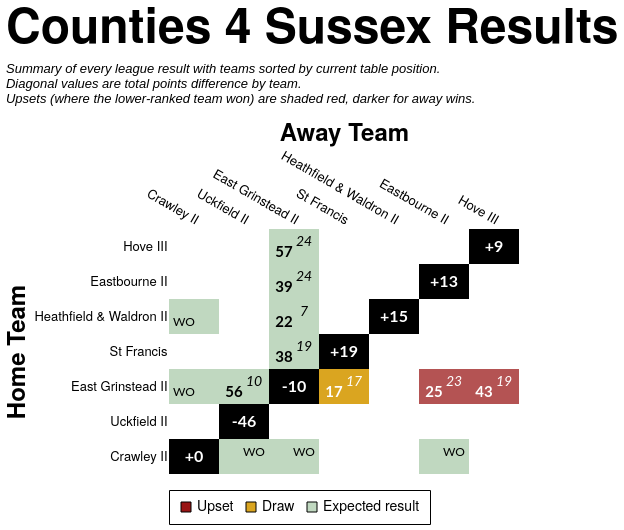

Write the Vega-Lite specification saved for this chart.
### Vega-Lite specification from a JSON file in a GitHub repository (floating-point values rounded to 4 significant figures)
{"config": {"axis": {"labelFont": "PT Sans Narrow, Helvetica Neue, Helvetica, Arial, sans-serif", "titleFont": "PT Sans Narrow, Helvetica Neue, Helvetica, Arial, sans-serif", "labelFontSize": 13, "titleFontSize": 24, "gridColor": "#202947", "gridOpacity": 0.2, "zindex": 1}, "text": {"font": "Lato, sans-serif"}, "bar": {"cornerRadiusEnd": 5}, "header": {"labelFont": "PT Sans Narrow, Helvetica Neue, Helvetica, Arial, sans-serif", "titleFont": "PT Sans Narrow, Helvetica Neue, Helvetica, Arial, sans-serif", "labelFontSize": 24, "titleFontSize": 28, "labelFontWeight": "bold", "orient": "left"}, "legend": {"labelFont": "PT Sans Narrow, Helvetica Neue, Helvetica, Arial, sans-serif", "titleFont": "PT Sans Narrow, Helvetica Neue, Helvetica, Arial, sans-serif", "labelFontSize": 14, "titleFontSize": 16, "titlePadding": 5, "fillColor": "white", "strokeColor": "black", "padding": 10, "titleFontWeight": "lighter", "titleFontStyle": "italic", "titleColor": "gray", "offset": 10}, "title": {"font": "PT Sans Narrow, Helvetica Neue, Helvetica, Arial, sans-serif", "fontSize": 48, "fontWeight": "bold", "anchor": "start", "align": "center", "titlePadding": 20, "subtitlePadding": 10, "subtitleFontSize": 13, "subtitleColor": "", "subtitleFontStyle": "italic", "offset": 15, "color": "black"}, "axisX": {"labelAngle": 0}, "facet": {"title": null, "header": null, "align": {"row": "each", "column": "each"}, "spacing": 10}, "resolve": {"scale": {"y": "independent", "facet": "independent"}}, "background": "transparent", "scale": {"offsetBandPaddingOuter": 0.2, "offsetBandPaddingInner": 0.1}, "view": {"stroke": null, "background": "transparent"}}, "layer": [{"data": {"name": "data-c476c2890ef0f226110b5867b8615b88"}, "mark": {"type": "rect"}, "encoding": {"color": {"field": "unexpected_result", "legend": {"labelExpr": "datum.value === 'Upset (Away Win)' ? 'Upset' : datum.value", "labelLimit": 220, "offset": 16, "orient": "bottom", "symbolStrokeColor": "black", "symbolStrokeWidth": 1, "values": ["Upset (Away Win)", "Draw", "Expected result"]}, "scale": {"domain": ["Expected result", "Upset (Home Win)", "Upset (Away Win)", "Draw", "To be played", "N/A"], "range": ["#146f1444", "#991515bb", "#991515", "goldenrod", "white", "black"]}, "title": null, "type": "nominal"}, "opacity": {"condition": {"test": "datum.home_team == param_37.home_team || datum.away_team == param_37.home_team || !isValid(param_37.home_team)", "value": 1.0}, "value": 0.1}, "tooltip": [{"field": "home_team", "title": "Home", "type": "nominal"}, {"field": "away_team", "title": "Away", "type": "nominal"}, {"field": "home_score_text", "title": "Home Score", "type": "nominal"}, {"field": "away_score_text", "title": "Away Score", "type": "nominal"}, {"field": "result", "title": "Result", "type": "nominal"}, {"field": "unexpected_result", "title": "Unexpectedness", "type": "nominal"}, {"field": "date", "format": "%d %b %Y", "title": "Date", "type": "temporal"}], "x": {"axis": {"domain": false, "grid": false, "labelAngle": 30, "orient": "top", "ticks": false}, "field": "away_team", "sort": ["Crawley II", "Uckfield II", "East Grinstead II", "St Francis", "Heathfield & Waldron II", "Eastbourne II", "Hove III"], "title": "Away Team", "type": "nominal"}, "y": {"axis": {"domain": false, "grid": false, "ticks": false}, "field": "home_team", "sort": ["Hove III", "Eastbourne II", "Heathfield & Waldron II", "St Francis", "East Grinstead II", "Uckfield II", "Crawley II"], "title": "Home Team", "type": "nominal"}}, "name": "view_38"}, {"data": {"name": "data-c476c2890ef0f226110b5867b8615b88"}, "mark": {"type": "text", "fontStyle": "italic", "size": 14, "xOffset": 10, "yOffset": -5}, "encoding": {"color": {"condition": {"test": "(datum.home_team == param_37.home_team || datum.away_team == param_37.home_team || !isValid(param_37.home_team)) && datum.unexpected_result == 'Expected result'", "value": "black"}, "value": "white"}, "text": {"field": "away_score_text", "type": "nominal"}, "x": {"field": "away_team", "sort": ["Crawley II", "Uckfield II", "East Grinstead II", "St Francis", "Heathfield & Waldron II", "Eastbourne II", "Hove III"], "type": "nominal"}, "y": {"field": "home_team", "sort": ["Hove III", "Eastbourne II", "Heathfield & Waldron II", "St Francis", "East Grinstead II", "Uckfield II", "Crawley II"], "type": "nominal"}}, "transform": [{"filter": "datum.away_score_text != '' && datum.away_score_text != 'WO'"}]}, {"data": {"name": "data-c476c2890ef0f226110b5867b8615b88"}, "mark": {"type": "text", "size": 12, "xOffset": 10, "yOffset": -5}, "encoding": {"color": {"condition": {"test": "(datum.home_team == param_37.home_team || datum.away_team == param_37.home_team || !isValid(param_37.home_team)) && datum.unexpected_result == 'Expected result'", "value": "black"}, "value": "white"}, "text": {"field": "away_score_text", "type": "nominal"}, "x": {"field": "away_team", "sort": ["Crawley II", "Uckfield II", "East Grinstead II", "St Francis", "Heathfield & Waldron II", "Eastbourne II", "Hove III"], "type": "nominal"}, "y": {"field": "home_team", "sort": ["Hove III", "Eastbourne II", "Heathfield & Waldron II", "St Francis", "East Grinstead II", "Uckfield II", "Crawley II"], "type": "nominal"}}, "transform": [{"filter": "datum.away_score_text == 'WO'"}]}, {"data": {"name": "data-c476c2890ef0f226110b5867b8615b88"}, "mark": {"type": "text", "fontWeight": "bold", "size": 15, "xOffset": -10, "yOffset": 5}, "encoding": {"color": {"condition": {"test": "(datum.home_team == param_37.home_team || datum.away_team == param_37.home_team || !isValid(param_37.home_team)) && datum.unexpected_result == 'Expected result'", "value": "black"}, "value": "white"}, "text": {"field": "home_score_text", "type": "nominal"}, "x": {"field": "away_team", "sort": ["Crawley II", "Uckfield II", "East Grinstead II", "St Francis", "Heathfield & Waldron II", "Eastbourne II", "Hove III"], "type": "nominal"}, "y": {"field": "home_team", "sort": ["Hove III", "Eastbourne II", "Heathfield & Waldron II", "St Francis", "East Grinstead II", "Uckfield II", "Crawley II"], "type": "nominal"}}, "transform": [{"filter": "datum.home_score_text != '' && datum.home_score_text != 'WO'"}]}, {"data": {"name": "data-c476c2890ef0f226110b5867b8615b88"}, "mark": {"type": "text", "size": 12, "xOffset": -10, "yOffset": 5}, "encoding": {"color": {"condition": {"test": "(datum.home_team == param_37.home_team || datum.away_team == param_37.home_team || !isValid(param_37.home_team)) && datum.unexpected_result == 'Expected result'", "value": "black"}, "value": "white"}, "text": {"field": "home_score_text", "type": "nominal"}, "x": {"field": "away_team", "sort": ["Crawley II", "Uckfield II", "East Grinstead II", "St Francis", "Heathfield & Waldron II", "Eastbourne II", "Hove III"], "type": "nominal"}, "y": {"field": "home_team", "sort": ["Hove III", "Eastbourne II", "Heathfield & Waldron II", "St Francis", "East Grinstead II", "Uckfield II", "Crawley II"], "type": "nominal"}}, "transform": [{"filter": "datum.home_score_text == 'WO'"}]}, {"data": {"name": "data-fecc7afd5414ebbbadb48049a19bf62b"}, "mark": {"type": "text", "color": "white", "fontWeight": "bold", "size": 16}, "encoding": {"text": {"field": "display_text", "type": "nominal"}, "tooltip": [{"field": "home_team", "title": "Team", "type": "nominal"}, {"field": "display_text", "title": "Points Difference", "type": "nominal"}], "x": {"field": "away_team", "sort": ["Crawley II", "Uckfield II", "East Grinstead II", "St Francis", "Heathfield & Waldron II", "Eastbourne II", "Hove III"], "type": "nominal"}, "y": {"field": "home_team", "sort": ["Hove III", "Eastbourne II", "Heathfield & Waldron II", "St Francis", "East Grinstead II", "Uckfield II", "Crawley II"], "type": "nominal"}}}], "height": {"step": 35}, "params": [{"name": "param_37", "select": {"type": "point", "clear": "dblclick", "fields": ["home_team"], "on": "click"}, "value": null, "views": ["view_38"]}], "title": {"text": "Counties 4 Sussex Results", "subtitle": ["Summary of every league result with teams sorted by current table position.", "Diagonal values are total points difference by team.", "Upsets (where the lower-ranked team won) are shaded red, darker for away wins."]}, "width": {"step": 50}, "$schema": "https://vega.github.io/schema/vega-lite/v5.20.1.json", "datasets": {"data-c476c2890ef0f226110b5867b8615b88": [{"home_team": "Crawley II", "away_team": "Crawley II", "match_id": null, "date": "", "home_score": null, "away_score": null, "home_walkover": null, "away_walkover": null, "result": "N/A", "home_score_text": "", "away_score_text": "", "wo_result": "", "score_text": "", "display_text": "+0", "is_diagonal": true, "result_simple": "N/A", "unexpected_result": "N/A", "unexpected_opacity": 1.0}, {"home_team": "Crawley II", "away_team": "East Grinstead II", "match_id": "995325", "date": "2022-10-01T00:00:00", "home_score": null, "away_score": null, "home_walkover": false, "away_walkover": true, "result": "Away Win", "home_score_text": "", "away_score_text": "WO", "wo_result": "AWO", "score_text": "WO", "display_text": "WO", "is_diagonal": false, "result_simple": "Away Win", "unexpected_result": "Expected result", "unexpected_opacity": 0.25}, {"home_team": "Crawley II", "away_team": "Eastbourne II", "match_id": "995339", "date": "2022-11-12T00:00:00", "home_score": null, "away_score": null, "home_walkover": false, "away_walkover": true, "result": "Away Win", "home_score_text": "", "away_score_text": "WO", "wo_result": "AWO", "score_text": "WO", "display_text": "WO", "is_diagonal": false, "result_simple": "Away Win", "unexpected_result": "Expected result", "unexpected_opacity": 0.25}, {"home_team": "Crawley II", "away_team": "Heathfield & Waldron II", "match_id": null, "date": "", "home_score": null, "away_score": null, "home_walkover": null, "away_walkover": null, "result": "To be played", "home_score_text": "", "away_score_text": "", "wo_result": "", "score_text": "", "display_text": "", "is_diagonal": false, "result_simple": "To be played", "unexpected_result": "To be played", "unexpected_opacity": 1.0}, {"home_team": "Crawley II", "away_team": "Hove III", "match_id": null, "date": "", "home_score": null, "away_score": null, "home_walkover": null, "away_walkover": null, "result": "To be played", "home_score_text": "", "away_score_text": "", "wo_result": "", "score_text": "", "display_text": "", "is_diagonal": false, "result_simple": "To be played", "unexpected_result": "To be played", "unexpected_opacity": 1.0}, {"home_team": "Crawley II", "away_team": "St Francis", "match_id": null, "date": "", "home_score": null, "away_score": null, "home_walkover": null, "away_walkover": null, "result": "To be played", "home_score_text": "", "away_score_text": "", "wo_result": "", "score_text": "", "display_text": "", "is_diagonal": false, "result_simple": "To be played", "unexpected_result": "To be played", "unexpected_opacity": 1.0}, {"home_team": "Crawley II", "away_team": "Uckfield II", "match_id": "995351", "date": "2022-12-10T00:00:00", "home_score": null, "away_score": null, "home_walkover": false, "away_walkover": true, "result": "Away Win", "home_score_text": "", "away_score_text": "WO", "wo_result": "AWO", "score_text": "WO", "display_text": "WO", "is_diagonal": false, "result_simple": "Away Win", "unexpected_result": "Expected result", "unexpected_opacity": 0.25}, {"home_team": "East Grinstead II", "away_team": "Crawley II", "match_id": "995349", "date": "2022-12-03T00:00:00", "home_score": null, "away_score": null, "home_walkover": true, "away_walkover": false, "result": "Home Win", "home_score_text": "WO", "away_score_text": "", "wo_result": "HWO", "score_text": "WO", "display_text": "WO", "is_diagonal": false, "result_simple": "Home Win", "unexpected_result": "Expected result", "unexpected_opacity": 0.25}, {"home_team": "East Grinstead II", "away_team": "East Grinstead II", "match_id": null, "date": "", "home_score": null, "away_score": null, "home_walkover": null, "away_walkover": null, "result": "N/A", "home_score_text": "", "away_score_text": "", "wo_result": "", "score_text": "", "display_text": "-10", "is_diagonal": true, "result_simple": "N/A", "unexpected_result": "N/A", "unexpected_opacity": 1.0}, {"home_team": "East Grinstead II", "away_team": "Eastbourne II", "match_id": "995326", "date": "2022-10-15T00:00:00", "home_score": 25, "away_score": 23, "home_walkover": false, "away_walkover": false, "result": "Home Win (LBP)", "home_score_text": "25", "away_score_text": "23", "wo_result": "", "score_text": "25-23", "display_text": "25-23", "is_diagonal": false, "result_simple": "Home Win", "unexpected_result": "Upset (Home Win)", "unexpected_opacity": 0.75}, {"home_team": "East Grinstead II", "away_team": "Heathfield & Waldron II", "match_id": null, "date": "", "home_score": null, "away_score": null, "home_walkover": null, "away_walkover": null, "result": "To be played", "home_score_text": "", "away_score_text": "", "wo_result": "", "score_text": "", "display_text": "", "is_diagonal": false, "result_simple": "To be played", "unexpected_result": "To be played", "unexpected_opacity": 1.0}, {"home_team": "East Grinstead II", "away_team": "Hove III", "match_id": "1032189", "date": "2023-01-07T00:00:00", "home_score": 43, "away_score": 19, "home_walkover": false, "away_walkover": false, "result": "Home Win", "home_score_text": "43", "away_score_text": "19", "wo_result": "", "score_text": "43-19", "display_text": "43-19", "is_diagonal": false, "result_simple": "Home Win", "unexpected_result": "Upset (Home Win)", "unexpected_opacity": 0.75}, {"home_team": "East Grinstead II", "away_team": "St Francis", "match_id": "995334", "date": "2022-10-29T00:00:00", "home_score": 17, "away_score": 17, "home_walkover": false, "away_walkover": false, "result": "Draw", "home_score_text": "17", "away_score_text": "17", "wo_result": "", "score_text": "17-17", "display_text": "17-17", "is_diagonal": false, "result_simple": "Draw", "unexpected_result": "Draw", "unexpected_opacity": 0.75}, {"home_team": "East Grinstead II", "away_team": "Uckfield II", "match_id": "1034960", "date": "2023-02-11T00:00:00", "home_score": 56, "away_score": 10, "home_walkover": false, "away_walkover": false, "result": "Home Win", "home_score_text": "56", "away_score_text": "10", "wo_result": "", "score_text": "56-10", "display_text": "56-10", "is_diagonal": false, "result_simple": "Home Win", "unexpected_result": "Expected result", "unexpected_opacity": 0.25}, {"home_team": "Eastbourne II", "away_team": "Crawley II", "match_id": null, "date": "", "home_score": null, "away_score": null, "home_walkover": null, "away_walkover": null, "result": "To be played", "home_score_text": "", "away_score_text": "", "wo_result": "", "score_text": "", "display_text": "", "is_diagonal": false, "result_simple": "To be played", "unexpected_result": "To be played", "unexpected_opacity": 1.0}, {"home_team": "Eastbourne II", "away_team": "East Grinstead II", "match_id": "1032182", "date": "2023-01-21T00:00:00", "home_score": 39, "away_score": 24, "home_walkover": false, "away_walkover": false, "result": "Home Win", "home_score_text": "39", "away_score_text": "24", "wo_result": "", "score_text": "39-24", "display_text": "39-24", "is_diagonal": false, "result_simple": "Home Win", "unexpected_result": "Expected result", "unexpected_opacity": 0.25}, {"home_team": "Eastbourne II", "away_team": "Eastbourne II", "match_id": null, "date": "", "home_score": null, "away_score": null, "home_walkover": null, "away_walkover": null, "result": "N/A", "home_score_text": "", "away_score_text": "", "wo_result": "", "score_text": "", "display_text": "+13", "is_diagonal": true, "result_simple": "N/A", "unexpected_result": "N/A", "unexpected_opacity": 1.0}, {"home_team": "Eastbourne II", "away_team": "Heathfield & Waldron II", "match_id": null, "date": "", "home_score": null, "away_score": null, "home_walkover": null, "away_walkover": null, "result": "To be played", "home_score_text": "", "away_score_text": "", "wo_result": "", "score_text": "", "display_text": "", "is_diagonal": false, "result_simple": "To be played", "unexpected_result": "To be played", "unexpected_opacity": 1.0}, {"home_team": "Eastbourne II", "away_team": "Hove III", "match_id": null, "date": "", "home_score": null, "away_score": null, "home_walkover": null, "away_walkover": null, "result": "To be played", "home_score_text": "", "away_score_text": "", "wo_result": "", "score_text": "", "display_text": "", "is_diagonal": false, "result_simple": "To be played", "unexpected_result": "To be played", "unexpected_opacity": 1.0}, {"home_team": "Eastbourne II", "away_team": "St Francis", "match_id": null, "date": "", "home_score": null, "away_score": null, "home_walkover": null, "away_walkover": null, "result": "To be played", "home_score_text": "", "away_score_text": "", "wo_result": "", "score_text": "", "display_text": "", "is_diagonal": false, "result_simple": "To be played", "unexpected_result": "To be played", "unexpected_opacity": 1.0}, {"home_team": "Eastbourne II", "away_team": "Uckfield II", "match_id": null, "date": "", "home_score": null, "away_score": null, "home_walkover": null, "away_walkover": null, "result": "To be played", "home_score_text": "", "away_score_text": "", "wo_result": "", "score_text": "", "display_text": "", "is_diagonal": false, "result_simple": "To be played", "unexpected_result": "To be played", "unexpected_opacity": 1.0}, {"home_team": "Heathfield & Waldron II", "away_team": "Crawley II", "match_id": "1034971", "date": "2023-02-11T00:00:00", "home_score": null, "away_score": null, "home_walkover": true, "away_walkover": false, "result": "Home Win", "home_score_text": "WO", "away_score_text": "", "wo_result": "HWO", "score_text": "WO", "display_text": "WO", "is_diagonal": false, "result_simple": "Home Win", "unexpected_result": "Expected result", "unexpected_opacity": 0.25}, {"home_team": "Heathfield & Waldron II", "away_team": "East Grinstead II", "match_id": "995341", "date": "2022-11-12T00:00:00", "home_score": 22, "away_score": 7, "home_walkover": false, "away_walkover": false, "result": "Home Win", "home_score_text": "22", "away_score_text": "7", "wo_result": "", "score_text": "22-7", "display_text": "22-7", "is_diagonal": false, "result_simple": "Home Win", "unexpected_result": "Expected result", "unexpected_opacity": 0.25}, {"home_team": "Heathfield & Waldron II", "away_team": "Eastbourne II", "match_id": null, "date": "", "home_score": null, "away_score": null, "home_walkover": null, "away_walkover": null, "result": "To be played", "home_score_text": "", "away_score_text": "", "wo_result": "", "score_text": "", "display_text": "", "is_diagonal": false, "result_simple": "To be played", "unexpected_result": "To be played", "unexpected_opacity": 1.0}, {"home_team": "Heathfield & Waldron II", "away_team": "Heathfield & Waldron II", "match_id": null, "date": "", "home_score": null, "away_score": null, "home_walkover": null, "away_walkover": null, "result": "N/A", "home_score_text": "", "away_score_text": "", "wo_result": "", "score_text": "", "display_text": "+15", "is_diagonal": true, "result_simple": "N/A", "unexpected_result": "N/A", "unexpected_opacity": 1.0}, {"home_team": "Heathfield & Waldron II", "away_team": "Hove III", "match_id": null, "date": "", "home_score": null, "away_score": null, "home_walkover": null, "away_walkover": null, "result": "To be played", "home_score_text": "", "away_score_text": "", "wo_result": "", "score_text": "", "display_text": "", "is_diagonal": false, "result_simple": "To be played", "unexpected_result": "To be played", "unexpected_opacity": 1.0}, {"home_team": "Heathfield & Waldron II", "away_team": "St Francis", "match_id": null, "date": "", "home_score": null, "away_score": null, "home_walkover": null, "away_walkover": null, "result": "To be played", "home_score_text": "", "away_score_text": "", "wo_result": "", "score_text": "", "display_text": "", "is_diagonal": false, "result_simple": "To be played", "unexpected_result": "To be played", "unexpected_opacity": 1.0}, {"home_team": "Heathfield & Waldron II", "away_team": "Uckfield II", "match_id": null, "date": "", "home_score": null, "away_score": null, "home_walkover": null, "away_walkover": null, "result": "To be played", "home_score_text": "", "away_score_text": "", "wo_result": "", "score_text": "", "display_text": "", "is_diagonal": false, "result_simple": "To be played", "unexpected_result": "To be played", "unexpected_opacity": 1.0}, {"home_team": "Hove III", "away_team": "Crawley II", "match_id": null, "date": "", "home_score": null, "away_score": null, "home_walkover": null, "away_walkover": null, "result": "To be played", "home_score_text": "", "away_score_text": "", "wo_result": "", "score_text": "", "display_text": "", "is_diagonal": false, "result_simple": "To be played", "unexpected_result": "To be played", "unexpected_opacity": 1.0}, {"home_team": "Hove III", "away_team": "East Grinstead II", "match_id": "995369", "date": "2023-03-04T00:00:00", "home_score": 57, "away_score": 24, "home_walkover": false, "away_walkover": false, "result": "Home Win", "home_score_text": "57", "away_score_text": "24", "wo_result": "", "score_text": "57-24", "display_text": "57-24", "is_diagonal": false, "result_simple": "Home Win", "unexpected_result": "Expected result", "unexpected_opacity": 0.25}, {"home_team": "Hove III", "away_team": "Eastbourne II", "match_id": null, "date": "", "home_score": null, "away_score": null, "home_walkover": null, "away_walkover": null, "result": "To be played", "home_score_text": "", "away_score_text": "", "wo_result": "", "score_text": "", "display_text": "", "is_diagonal": false, "result_simple": "To be played", "unexpected_result": "To be played", "unexpected_opacity": 1.0}, {"home_team": "Hove III", "away_team": "Heathfield & Waldron II", "match_id": null, "date": "", "home_score": null, "away_score": null, "home_walkover": null, "away_walkover": null, "result": "To be played", "home_score_text": "", "away_score_text": "", "wo_result": "", "score_text": "", "display_text": "", "is_diagonal": false, "result_simple": "To be played", "unexpected_result": "To be played", "unexpected_opacity": 1.0}, {"home_team": "Hove III", "away_team": "Hove III", "match_id": null, "date": "", "home_score": null, "away_score": null, "home_walkover": null, "away_walkover": null, "result": "N/A", "home_score_text": "", "away_score_text": "", "wo_result": "", "score_text": "", "display_text": "+9", "is_diagonal": true, "result_simple": "N/A", "unexpected_result": "N/A", "unexpected_opacity": 1.0}, {"home_team": "Hove III", "away_team": "St Francis", "match_id": null, "date": "", "home_score": null, "away_score": null, "home_walkover": null, "away_walkover": null, "result": "To be played", "home_score_text": "", "away_score_text": "", "wo_result": "", "score_text": "", "display_text": "", "is_diagonal": false, "result_simple": "To be played", "unexpected_result": "To be played", "unexpected_opacity": 1.0}, {"home_team": "Hove III", "away_team": "Uckfield II", "match_id": null, "date": "", "home_score": null, "away_score": null, "home_walkover": null, "away_walkover": null, "result": "To be played", "home_score_text": "", "away_score_text": "", "wo_result": "", "score_text": "", "display_text": "", "is_diagonal": false, "result_simple": "To be played", "unexpected_result": "To be played", "unexpected_opacity": 1.0}, {"home_team": "St Francis", "away_team": "Crawley II", "match_id": null, "date": "", "home_score": null, "away_score": null, "home_walkover": null, "away_walkover": null, "result": "To be played", "home_score_text": "", "away_score_text": "", "wo_result": "", "score_text": "", "display_text": "", "is_diagonal": false, "result_simple": "To be played", "unexpected_result": "To be played", "unexpected_opacity": 1.0}, {"home_team": "St Francis", "away_team": "East Grinstead II", "match_id": "995361", "date": "2023-01-28T00:00:00", "home_score": 38, "away_score": 19, "home_walkover": false, "away_walkover": false, "result": "Home Win", "home_score_text": "38", "away_score_text": "19", "wo_result": "", "score_text": "38-19", "display_text": "38-19", "is_diagonal": false, "result_simple": "Home Win", "unexpected_result": "Expected result", "unexpected_opacity": 0.25}, {"home_team": "St Francis", "away_team": "Eastbourne II", "match_id": null, "date": "", "home_score": null, "away_score": null, "home_walkover": null, "away_walkover": null, "result": "To be played", "home_score_text": "", "away_score_text": "", "wo_result": "", "score_text": "", "display_text": "", "is_diagonal": false, "result_simple": "To be played", "unexpected_result": "To be played", "unexpected_opacity": 1.0}, {"home_team": "St Francis", "away_team": "Heathfield & Waldron II", "match_id": null, "date": "", "home_score": null, "away_score": null, "home_walkover": null, "away_walkover": null, "result": "To be played", "home_score_text": "", "away_score_text": "", "wo_result": "", "score_text": "", "display_text": "", "is_diagonal": false, "result_simple": "To be played", "unexpected_result": "To be played", "unexpected_opacity": 1.0}, {"home_team": "St Francis", "away_team": "Hove III", "match_id": null, "date": "", "home_score": null, "away_score": null, "home_walkover": null, "away_walkover": null, "result": "To be played", "home_score_text": "", "away_score_text": "", "wo_result": "", "score_text": "", "display_text": "", "is_diagonal": false, "result_simple": "To be played", "unexpected_result": "To be played", "unexpected_opacity": 1.0}, {"home_team": "St Francis", "away_team": "St Francis", "match_id": null, "date": "", "home_score": null, "away_score": null, "home_walkover": null, "away_walkover": null, "result": "N/A", "home_score_text": "", "away_score_text": "", "wo_result": "", "score_text": "", "display_text": "+19", "is_diagonal": true, "result_simple": "N/A", "unexpected_result": "N/A", "unexpected_opacity": 1.0}, {"home_team": "St Francis", "away_team": "Uckfield II", "match_id": null, "date": "", "home_score": null, "away_score": null, "home_walkover": null, "away_walkover": null, "result": "To be played", "home_score_text": "", "away_score_text": "", "wo_result": "", "score_text": "", "display_text": "", "is_diagonal": false, "result_simple": "To be played", "unexpected_result": "To be played", "unexpected_opacity": 1.0}, {"home_team": "Uckfield II", "away_team": "Crawley II", "match_id": null, "date": "", "home_score": null, "away_score": null, "home_walkover": null, "away_walkover": null, "result": "To be played", "home_score_text": "", "away_score_text": "", "wo_result": "", "score_text": "", "display_text": "", "is_diagonal": false, "result_simple": "To be played", "unexpected_result": "To be played", "unexpected_opacity": 1.0}, {"home_team": "Uckfield II", "away_team": "East Grinstead II", "match_id": null, "date": "", "home_score": null, "away_score": null, "home_walkover": null, "away_walkover": null, "result": "To be played", "home_score_text": "", "away_score_text": "", "wo_result": "", "score_text": "", "display_text": "", "is_diagonal": false, "result_simple": "To be played", "unexpected_result": "To be played", "unexpected_opacity": 1.0}, {"home_team": "Uckfield II", "away_team": "Eastbourne II", "match_id": null, "date": "", "home_score": null, "away_score": null, "home_walkover": null, "away_walkover": null, "result": "To be played", "home_score_text": "", "away_score_text": "", "wo_result": "", "score_text": "", "display_text": "", "is_diagonal": false, "result_simple": "To be played", "unexpected_result": "To be played", "unexpected_opacity": 1.0}, {"home_team": "Uckfield II", "away_team": "Heathfield & Waldron II", "match_id": null, "date": "", "home_score": null, "away_score": null, "home_walkover": null, "away_walkover": null, "result": "To be played", "home_score_text": "", "away_score_text": "", "wo_result": "", "score_text": "", "display_text": "", "is_diagonal": false, "result_simple": "To be played", "unexpected_result": "To be played", "unexpected_opacity": 1.0}, {"home_team": "Uckfield II", "away_team": "Hove III", "match_id": null, "date": "", "home_score": null, "away_score": null, "home_walkover": null, "away_walkover": null, "result": "To be played", "home_score_text": "", "away_score_text": "", "wo_result": "", "score_text": "", "display_text": "", "is_diagonal": false, "result_simple": "To be played", "unexpected_result": "To be played", "unexpected_opacity": 1.0}, {"home_team": "Uckfield II", "away_team": "St Francis", "match_id": null, "date": "", "home_score": null, "away_score": null, "home_walkover": null, "away_walkover": null, "result": "To be played", "home_score_text": "", "away_score_text": "", "wo_result": "", "score_text": "", "display_text": "", "is_diagonal": false, "result_simple": "To be played", "unexpected_result": "To be played", "unexpected_opacity": 1.0}, {"home_team": "Uckfield II", "away_team": "Uckfield II", "match_id": null, "date": "", "home_score": null, "away_score": null, "home_walkover": null, "away_walkover": null, "result": "N/A", "home_score_text": "", "away_score_text": "", "wo_result": "", "score_text": "", "display_text": "-46", "is_diagonal": true, "result_simple": "N/A", "unexpected_result": "N/A", "unexpected_opacity": 1.0}], "data-fecc7afd5414ebbbadb48049a19bf62b": [{"home_team": "Crawley II", "away_team": "Crawley II", "match_id": null, "date": "", "home_score": null, "away_score": null, "home_walkover": null, "away_walkover": null, "result": "N/A", "home_score_text": "", "away_score_text": "", "wo_result": "", "score_text": "", "display_text": "+0", "is_diagonal": true, "result_simple": "N/A", "unexpected_result": "N/A", "unexpected_opacity": 1.0}, {"home_team": "East Grinstead II", "away_team": "East Grinstead II", "match_id": null, "date": "", "home_score": null, "away_score": null, "home_walkover": null, "away_walkover": null, "result": "N/A", "home_score_text": "", "away_score_text": "", "wo_result": "", "score_text": "", "display_text": "-10", "is_diagonal": true, "result_simple": "N/A", "unexpected_result": "N/A", "unexpected_opacity": 1.0}, {"home_team": "Eastbourne II", "away_team": "Eastbourne II", "match_id": null, "date": "", "home_score": null, "away_score": null, "home_walkover": null, "away_walkover": null, "result": "N/A", "home_score_text": "", "away_score_text": "", "wo_result": "", "score_text": "", "display_text": "+13", "is_diagonal": true, "result_simple": "N/A", "unexpected_result": "N/A", "unexpected_opacity": 1.0}, {"home_team": "Heathfield & Waldron II", "away_team": "Heathfield & Waldron II", "match_id": null, "date": "", "home_score": null, "away_score": null, "home_walkover": null, "away_walkover": null, "result": "N/A", "home_score_text": "", "away_score_text": "", "wo_result": "", "score_text": "", "display_text": "+15", "is_diagonal": true, "result_simple": "N/A", "unexpected_result": "N/A", "unexpected_opacity": 1.0}, {"home_team": "Hove III", "away_team": "Hove III", "match_id": null, "date": "", "home_score": null, "away_score": null, "home_walkover": null, "away_walkover": null, "result": "N/A", "home_score_text": "", "away_score_text": "", "wo_result": "", "score_text": "", "display_text": "+9", "is_diagonal": true, "result_simple": "N/A", "unexpected_result": "N/A", "unexpected_opacity": 1.0}, {"home_team": "St Francis", "away_team": "St Francis", "match_id": null, "date": "", "home_score": null, "away_score": null, "home_walkover": null, "away_walkover": null, "result": "N/A", "home_score_text": "", "away_score_text": "", "wo_result": "", "score_text": "", "display_text": "+19", "is_diagonal": true, "result_simple": "N/A", "unexpected_result": "N/A", "unexpected_opacity": 1.0}, {"home_team": "Uckfield II", "away_team": "Uckfield II", "match_id": null, "date": "", "home_score": null, "away_score": null, "home_walkover": null, "away_walkover": null, "result": "N/A", "home_score_text": "", "away_score_text": "", "wo_result": "", "score_text": "", "display_text": "-46", "is_diagonal": true, "result_simple": "N/A", "unexpected_result": "N/A", "unexpected_opacity": 1.0}]}}
